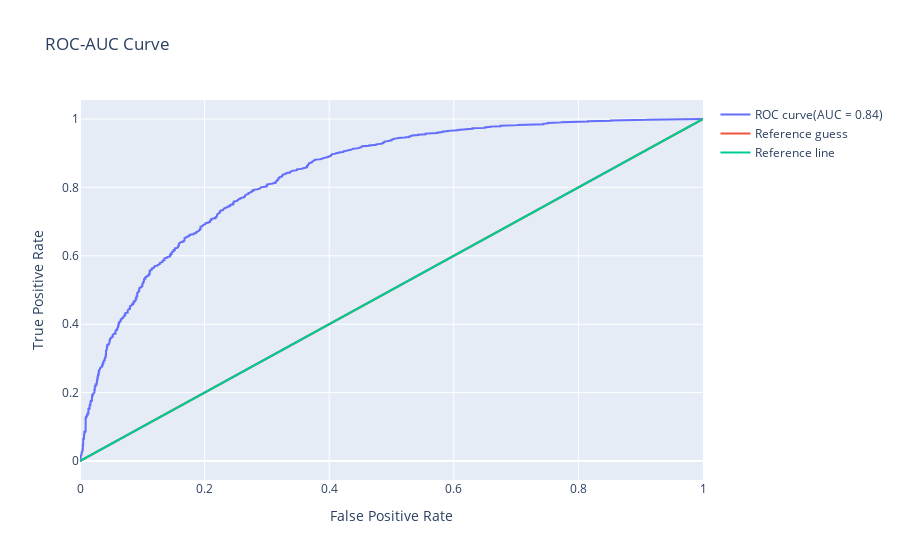

This figure's notebook cell:
### Code cell
y_pred_proba_log = lr.predict_proba(X_test)[:,1]
fpr1, tpr1,thresholds1= roc_curve(y_test,y_pred_proba_log)
auc_score=roc_auc_score(y_test,y_pred_proba_log)


trace1 = go.Scatter(x=fpr1, y=tpr1, mode='lines', name='ROC curve(AUC = %0.2f)' % auc_score)
trace2 = go.Scatter(x=[0,1], y=[0,1], mode='lines', name='Reference guess')
trace3 = go.Scatter(x=fpr1, y=fpr1, mode='lines', name='Reference line')
layout = go.Layout(title='ROC-AUC Curve', xaxis=dict(title='False Positive Rate'), yaxis=dict(title='True Positive Rate'))
fig = go.Figure(data=[trace1,trace2, trace3], layout=layout)
fig.show()

### Figure 1 — Plotly figure (JSON) as saved in the notebook; plotly's stock layout.template omitted (floating-point values rounded to 4 significant figures; data arrays with more than 128 entries replaced by an {"elided": "..."} marker saying what was removed)
{"data": [{"mode": "lines", "name": "ROC curve(AUC = 0.84)", "type": "scatter", "x": {"elided": "1020 float values"}, "y": {"elided": "1020 float values"}}, {"mode": "lines", "name": "Reference guess", "type": "scatter", "x": [0, 1], "y": [0, 1]}, {"mode": "lines", "name": "Reference line", "type": "scatter", "x": {"elided": "1020 float values"}, "y": {"elided": "1020 float values"}}], "layout": {"title": {"text": "ROC-AUC Curve"}, "xaxis": {"title": {"text": "False Positive Rate"}}, "yaxis": {"title": {"text": "True Positive Rate"}}}}
